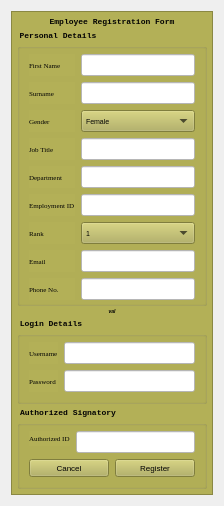
           <widget class="QWidget" name="page_2">
            <layout class="QVBoxLayout" name="verticalLayout_8">
             <item>
              <widget class="QFrame" name="regForm">
               <property name="enabled">
                <bool>true</bool>
               </property>
               <property name="maximumSize">
                <size>
                 <width>16777215</width>
                 <height>16777215</height>
                </size>
               </property>
               <property name="autoFillBackground">
                <bool>false</bool>
               </property>
               <property name="styleSheet">
                <string notr="true">background-color: rgb(179, 176, 87);
color: rgb(2, 2, 2);</string>
               </property>
               <property name="frameShape">
                <enum>QFrame::StyledPanel</enum>
               </property>
               <property name="frameShadow">
                <enum>QFrame::Raised</enum>
               </property>
               <layout class="QGridLayout" name="gridLayout_8">
                <property name="leftMargin">
                 <number>5</number>
                </property>
                <property name="topMargin">
                 <number>5</number>
                </property>
                <property name="rightMargin">
                 <number>5</number>
                </property>
                <property name="bottomMargin">
                 <number>5</number>
                </property>
                <property name="spacing">
                 <number>2</number>
                </property>
                <item row="5" column="0">
                 <widget class="QGroupBox" name="groupBox_4">
                  <property name="maximumSize">
                   <size>
                    <width>16777215</width>
                    <height>150</height>
                   </size>
                  </property>
                  <property name="font">
                   <font>
                    <family>Courier New</family>
                    <pointsize>6</pointsize>
                    <weight>75</weight>
                    <bold>true</bold>
                   </font>
                  </property>
                  <property name="autoFillBackground">
                   <bool>false</bool>
                  </property>
                  <property name="title">
                   <string>Login Details</string>
                  </property>
                  <layout class="QGridLayout" name="gridLayout_9">
                   <item row="0" column="0">
                    <widget class="QLabel" name="userlbl">
                     <property name="font">
                      <font>
                       <family>Georgia</family>
                       <pointsize>5</pointsize>
                      </font>
                     </property>
                     <property name="text">
                      <string>Username</string>
                     </property>
                    </widget>
                   </item>
                   <item row="1" column="0">
                    <widget class="QLabel" name="paswdlbl">
                     <property name="font">
                      <font>
                       <family>Georgia</family>
                       <pointsize>5</pointsize>
                      </font>
                     </property>
                     <property name="text">
                      <string>Password</string>
                     </property>
                    </widget>
                   </item>
                   <item row="0" column="1">
                    <widget class="QLineEdit" name="regUserid">
                     <property name="font">
                      <font>
                       <family>Courier New</family>
                       <pointsize>5</pointsize>
                      </font>
                     </property>
                     <property name="styleSheet">
                      <string notr="true">color: rgb(9, 9, 9);
background-color: rgb(255, 255, 255);</string>
                     </property>
                    </widget>
                   </item>
                   <item row="1" column="1">
                    <widget class="QLineEdit" name="regPaswd">
                     <property name="font">
                      <font>
                       <family>Courier New</family>
                       <pointsize>5</pointsize>
                      </font>
                     </property>
                     <property name="styleSheet">
                      <string notr="true">color: rgb(9, 9, 9);
background-color: rgb(255, 255, 255);</string>
                     </property>
                     <property name="echoMode">
                      <enum>QLineEdit::PasswordEchoOnEdit</enum>
                     </property>
                    </widget>
                   </item>
                  </layout>
                 </widget>
                </item>
                <item row="3" column="0">
                 <widget class="QGroupBox" name="groupBox_3">
                  <property name="sizePolicy">
                   <sizepolicy hsizetype="Minimum" vsizetype="Minimum">
                    <horstretch>0</horstretch>
                    <verstretch>40</verstretch>
                   </sizepolicy>
                  </property>
                  <property name="maximumSize">
                   <size>
                    <width>16777215</width>
                    <height>356</height>
                   </size>
                  </property>
                  <property name="font">
                   <font>
                    <family>Courier New</family>
                    <pointsize>6</pointsize>
                    <weight>75</weight>
                    <bold>true</bold>
                   </font>
                  </property>
                  <property name="title">
                   <string>Personal Details</string>
                  </property>
                  <layout class="QGridLayout" name="gridLayout_11">
                   <property name="topMargin">
                    <number>9</number>
                   </property>
                   <property name="bottomMargin">
                    <number>3</number>
                   </property>
                   <item row="7" column="1">
                    <widget class="QComboBox" name="rank">
                     <property name="font">
                      <font>
                       <pointsize>5</pointsize>
                      </font>
                     </property>
                     <item>
                      <property name="text">
                       <string>1</string>
                      </property>
                     </item>
                     <item>
                      <property name="text">
                       <string>2</string>
                      </property>
                     </item>
                     <item>
                      <property name="text">
                       <string>3</string>
                      </property>
                     </item>
                     <item>
                      <property name="text">
                       <string>4</string>
                      </property>
                     </item>
                     <item>
                      <property name="text">
                       <string>5</string>
                      </property>
                     </item>
                     <item>
                      <property name="text">
                       <string>6</string>
                      </property>
                     </item>
                     <item>
                      <property name="text">
                       <string>7</string>
                      </property>
                     </item>
                     <item>
                      <property name="text">
                       <string>8</string>
                      </property>
                     </item>
                     <item>
                      <property name="text">
                       <string>9</string>
                      </property>
                     </item>
                    </widget>
                   </item>
                   <item row="2" column="1">
                    <widget class="QComboBox" name="gender">
                     <property name="font">
                      <font>
                       <pointsize>5</pointsize>
                      </font>
                     </property>
                     <item>
                      <property name="text">
                       <string>Female</string>
                      </property>
                     </item>
                     <item>
                      <property name="text">
                       <string>Male</string>
                      </property>
                     </item>
                     <item>
                      <property name="text">
                       <string>Other</string>
                      </property>
                     </item>
                    </widget>
                   </item>
                   <item row="1" column="0">
                    <widget class="QLabel" name="lnamelbl">
                     <property name="font">
                      <font>
                       <family>Georgia</family>
                       <pointsize>5</pointsize>
                      </font>
                     </property>
                     <property name="text">
                      <string>Surname</string>
                     </property>
                    </widget>
                   </item>
                   <item row="6" column="0">
                    <widget class="QLabel" name="idlbl">
                     <property name="font">
                      <font>
                       <family>Georgia</family>
                       <pointsize>5</pointsize>
                      </font>
                     </property>
                     <property name="text">
                      <string>Employment ID</string>
                     </property>
                    </widget>
                   </item>
                   <item row="9" column="1">
                    <widget class="QLineEdit" name="phone">
                     <property name="font">
                      <font>
                       <family>Courier New</family>
                       <pointsize>5</pointsize>
                      </font>
                     </property>
                     <property name="autoFillBackground">
                      <bool>false</bool>
                     </property>
                     <property name="styleSheet">
                      <string notr="true">color: rgb(9, 9, 9);
background-color: rgb(255, 255, 255);</string>
                     </property>
                     <property name="inputMethodHints">
                      <set>Qt::ImhDigitsOnly|Qt::ImhFormattedNumbersOnly|Qt::ImhPreferNumbers</set>
                     </property>
                    </widget>
                   </item>
                   <item row="2" column="0">
                    <widget class="QLabel" name="genlbl">
                     <property name="font">
                      <font>
                       <family>Georgia</family>
                       <pointsize>5</pointsize>
                      </font>
                     </property>
                     <property name="text">
                      <string>Gender</string>
                     </property>
                    </widget>
                   </item>
                   <item row="4" column="1">
                    <widget class="QLineEdit" name="dept">
                     <property name="font">
                      <font>
                       <family>Courier New</family>
                       <pointsize>5</pointsize>
                      </font>
                     </property>
                     <property name="styleSheet">
                      <string notr="true">color: rgb(9, 9, 9);
background-color: rgb(255, 255, 255);</string>
                     </property>
                    </widget>
                   </item>
                   <item row="0" column="1">
                    <widget class="QLineEdit" name="firstName">
                     <property name="font">
                      <font>
                       <family>Courier New</family>
                       <pointsize>5</pointsize>
                      </font>
                     </property>
                     <property name="styleSheet">
                      <string notr="true">color: rgb(8, 8, 8);
background-color: rgb(255, 255, 255);</string>
                     </property>
                     <property name="inputMethodHints">
                      <set>Qt::ImhPreferUppercase</set>
                     </property>
                     <property name="text">
                      <string/>
                     </property>
                    </widget>
                   </item>
                   <item row="0" column="0">
                    <widget class="QLabel" name="fnamelbl">
                     <property name="font">
                      <font>
                       <family>Georgia</family>
                       <pointsize>5</pointsize>
                      </font>
                     </property>
                     <property name="text">
                      <string>First Name</string>
                     </property>
                    </widget>
                   </item>
                   <item row="9" column="0">
                    <widget class="QLabel" name="phonelbl">
                     <property name="font">
                      <font>
                       <family>Georgia</family>
                       <pointsize>5</pointsize>
                      </font>
                     </property>
                     <property name="text">
                      <string>Phone No.</string>
                     </property>
                    </widget>
                   </item>
                   <item row="6" column="1">
                    <widget class="QLineEdit" name="employeeID">
                     <property name="font">
                      <font>
                       <family>Courier New</family>
                       <pointsize>5</pointsize>
                      </font>
                     </property>
                     <property name="styleSheet">
                      <string notr="true">color: rgb(9, 9, 9);
background-color: rgb(255, 255, 255);</string>
                     </property>
                     <property name="inputMethodHints">
                      <set>Qt::ImhSensitiveData</set>
                     </property>
                    </widget>
                   </item>
                   <item row="7" column="0">
                    <widget class="QLabel" name="ranklbl">
                     <property name="font">
                      <font>
                       <family>Georgia</family>
                       <pointsize>5</pointsize>
                      </font>
                     </property>
                     <property name="text">
                      <string>Rank</string>
                     </property>
                    </widget>
                   </item>
                   <item row="3" column="0">
                    <widget class="QLabel" name="joblbl">
                     <property name="font">
                      <font>
                       <family>Georgia</family>
                       <pointsize>5</pointsize>
                      </font>
                     </property>
                     <property name="text">
                      <string>Job Title</string>
                     </property>
                    </widget>
                   </item>
                   <item row="3" column="1">
                    <widget class="QLineEdit" name="jobTitle">
                     <property name="font">
                      <font>
                       <family>Courier New</family>
                       <pointsize>5</pointsize>
                      </font>
                     </property>
                     <property name="styleSheet">
                      <string notr="true">color: rgb(9, 9, 9);
background-color: rgb(255, 255, 255);</string>
                     </property>
                    </widget>
                   </item>
                   <item row="8" column="0">
                    <widget class="QLabel" name="emaillbl">
                     <property name="font">
                      <font>
                       <family>Georgia</family>
                       <pointsize>5</pointsize>
                      </font>
                     </property>
                     <property name="text">
                      <string>Email</string>
                     </property>
                    </widget>
                   </item>
                   <item row="4" column="0">
                    <widget class="QLabel" name="deptlbl">
                     <property name="font">
                      <font>
                       <family>Georgia</family>
                       <pointsize>5</pointsize>
                      </font>
                     </property>
                     <property name="text">
                      <string>Department</string>
                     </property>
                    </widget>
                   </item>
                   <item row="1" column="1">
                    <widget class="QLineEdit" name="surname">
                     <property name="font">
                      <font>
                       <family>Courier New</family>
                       <pointsize>5</pointsize>
                      </font>
                     </property>
                     <property name="styleSheet">
                      <string notr="true">color: rgb(9, 9, 9);
background-color: rgb(255, 255, 255);</string>
                     </property>
                     <property name="inputMethodHints">
                      <set>Qt::ImhPreferUppercase</set>
                     </property>
                    </widget>
                   </item>
                   <item row="8" column="1">
                    <widget class="QLineEdit" name="email">
                     <property name="font">
                      <font>
                       <family>Courier New</family>
                       <pointsize>5</pointsize>
                      </font>
                     </property>
                     <property name="autoFillBackground">
                      <bool>false</bool>
                     </property>
                     <property name="styleSheet">
                      <string notr="true">color: rgb(9, 9, 9);
background-color: rgb(255, 255, 255);</string>
                     </property>
                     <property name="inputMethodHints">
                      <set>Qt::ImhEmailCharactersOnly</set>
                     </property>
                    </widget>
                   </item>
                  </layout>
                 </widget>
                </item>
                <item row="4" column="0">
                 <widget class="QLabel" name="regStatus">
                  <property name="sizePolicy">
                   <sizepolicy hsizetype="Preferred" vsizetype="Fixed">
                    <horstretch>0</horstretch>
                    <verstretch>0</verstretch>
                   </sizepolicy>
                  </property>
                  <property name="font">
                   <font>
                    <family>Segoe UI Symbol</family>
                    <pointsize>4</pointsize>
                    <weight>75</weight>
                    <italic>true</italic>
                    <bold>true</bold>
                   </font>
                  </property>
                  <property name="text">
                   <string>val</string>
                  </property>
                  <property name="alignment">
                   <set>Qt::AlignCenter</set>
                  </property>
                  <property name="margin">
                   <number>5</number>
                  </property>
                 </widget>
                </item>
                <item row="1" column="0">
                 <widget class="QLabel" name="label_25">
                  <property name="sizePolicy">
                   <sizepolicy hsizetype="Minimum" vsizetype="Fixed">
                    <horstretch>0</horstretch>
                    <verstretch>0</verstretch>
                   </sizepolicy>
                  </property>
                  <property name="font">
                   <font>
                    <family>Courier New</family>
                    <pointsize>6</pointsize>
                    <weight>75</weight>
                    <bold>true</bold>
                   </font>
                  </property>
                  <property name="text">
                   <string>Employee Registration Form</string>
                  </property>
                  <property name="alignment">
                   <set>Qt::AlignCenter</set>
                  </property>
                 </widget>
                </item>
                <item row="6" column="0">
                 <widget class="QGroupBox" name="groupBox">
                  <property name="font">
                   <font>
                    <family>Courier New</family>
                    <pointsize>6</pointsize>
                    <weight>75</weight>
                    <bold>true</bold>
                   </font>
                  </property>
                  <property name="title">
                   <string>Authorized Signatory</string>
                  </property>
                  <layout class="QGridLayout" name="gridLayout_6">
                   <item row="1" column="0">
                    <layout class="QHBoxLayout" name="horizontalLayout_6">
                     <item>
                      <widget class="QPushButton" name="regCancel">
                       <property name="sizePolicy">
                        <sizepolicy hsizetype="Minimum" vsizetype="Preferred">
                         <horstretch>0</horstretch>
                         <verstretch>0</verstretch>
                        </sizepolicy>
                       </property>
                       <property name="font">
                        <font>
                         <pointsize>6</pointsize>
                        </font>
                       </property>
                       <property name="cursor">
                        <cursorShape>PointingHandCursor</cursorShape>
                       </property>
                       <property name="styleSheet">
                        <string notr="true">border-color: rgb(8, 8, 8);</string>
                       </property>
                       <property name="text">
                        <string>Cancel</string>
                       </property>
                      </widget>
                     </item>
                     <item>
                      <widget class="QPushButton" name="regButton">
                       <property name="sizePolicy">
                        <sizepolicy hsizetype="Minimum" vsizetype="Preferred">
                         <horstretch>0</horstretch>
                         <verstretch>0</verstretch>
                        </sizepolicy>
                       </property>
                       <property name="font">
                        <font>
                         <pointsize>6</pointsize>
                        </font>
                       </property>
                       <property name="cursor">
                        <cursorShape>PointingHandCursor</cursorShape>
                       </property>
                       <property name="autoFillBackground">
                        <bool>false</bool>
                       </property>
                       <property name="styleSheet">
                        <string notr="true">border-color: rgb(8, 8, 8);</string>
                       </property>
                       <property name="text">
                        <string>Register</string>
                       </property>
                       <property name="flat">
                        <bool>false</bool>
                       </property>
                      </widget>
                     </item>
                    </layout>
                   </item>
                   <item row="0" column="0">
                    <layout class="QFormLayout" name="formLayout_2">
                     <item row="0" column="0">
                      <widget class="QLabel" name="authIdlbl">
                       <property name="font">
                        <font>
                         <family>Georgia</family>
                         <pointsize>5</pointsize>
                        </font>
                       </property>
                       <property name="text">
                        <string>Authorized ID</string>
                       </property>
                      </widget>
                     </item>
                     <item row="0" column="1">
                      <widget class="QLineEdit" name="authID">
                       <property name="font">
                        <font>
                         <family>Courier New</family>
                         <pointsize>5</pointsize>
                        </font>
                       </property>
                       <property name="autoFillBackground">
                        <bool>false</bool>
                       </property>
                       <property name="styleSheet">
                        <string notr="true">color: rgb(11, 11, 11);
background-color: rgb(255, 255, 255);</string>
                       </property>
                       <property name="inputMethodHints">
                        <set>Qt::ImhSensitiveData</set>
                       </property>
                       <property name="text">
                        <string/>
                       </property>
                      </widget>
                     </item>
                    </layout>
                   </item>
                  </layout>
                 </widget>
                </item>
               </layout>
              </widget>
             </item>
            </layout>
           </widget>
